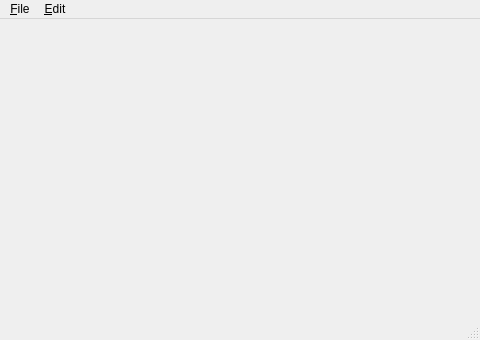
<?xml version="1.0" encoding="UTF-8"?>
<ui version="4.0">
 <class>MainWindow</class>
 <widget class="QMainWindow" name="MainWindow">
  <property name="geometry">
   <rect>
    <x>0</x>
    <y>0</y>
    <width>480</width>
    <height>340</height>
   </rect>
  </property>
  <property name="minimumSize">
   <size>
    <width>0</width>
    <height>0</height>
   </size>
  </property>
  <property name="windowTitle">
   <string>Note Pad</string>
  </property>
  <widget class="QWidget" name="centralwidget">
   <layout class="QVBoxLayout" name="verticalLayout"/>
  </widget>
  <widget class="QMenuBar" name="menubar">
   <property name="geometry">
    <rect>
     <x>0</x>
     <y>0</y>
     <width>480</width>
     <height>20</height>
    </rect>
   </property>
   <property name="defaultUp">
    <bool>false</bool>
   </property>
   <property name="nativeMenuBar">
    <bool>true</bool>
   </property>
   <widget class="QMenu" name="menu_File">
    <property name="toolTip">
     <string>testest</string>
    </property>
    <property name="tearOffEnabled">
     <bool>false</bool>
    </property>
    <property name="title">
     <string>&amp;File</string>
    </property>
    <property name="separatorsCollapsible">
     <bool>false</bool>
    </property>
    <property name="toolTipsVisible">
     <bool>false</bool>
    </property>
    <addaction name="action_New"/>
    <addaction name="action_Open"/>
    <addaction name="action_Save"/>
    <addaction name="actionSave_As"/>
    <addaction name="separator"/>
    <addaction name="action_Print"/>
    <addaction name="separator"/>
    <addaction name="action_Close"/>
   </widget>
   <widget class="QMenu" name="menu_Edit">
    <property name="title">
     <string>&amp;Edit</string>
    </property>
    <addaction name="action_Copy"/>
    <addaction name="actionCu_t"/>
    <addaction name="action_Paste"/>
    <addaction name="separator"/>
    <addaction name="action_Undo"/>
    <addaction name="action_Redo"/>
    <addaction name="separator"/>
    <addaction name="action_Font"/>
    <addaction name="action_Bold"/>
    <addaction name="action_Italic"/>
    <addaction name="action_Uderline"/>
    <addaction name="separator"/>
    <addaction name="actionAbout"/>
    <addaction name="separator"/>
   </widget>
   <addaction name="menu_File"/>
   <addaction name="menu_Edit"/>
  </widget>
  <widget class="QStatusBar" name="statusBar"/>
  <action name="action_New">
   <property name="checked">
    <bool>false</bool>
   </property>
   <property name="icon">
    <iconset resource="icon.qrc">
     <normaloff>:/File/images/new.png</normaloff>:/File/images/new.png</iconset>
   </property>
   <property name="text">
    <string>&amp;New</string>
   </property>
   <property name="iconText">
    <string>New</string>
   </property>
   <property name="statusTip">
    <string>New</string>
   </property>
   <property name="shortcut">
    <string>Ctrl+N</string>
   </property>
   <property name="menuRole">
    <enum>QAction::TextHeuristicRole</enum>
   </property>
   <property name="iconVisibleInMenu">
    <bool>true</bool>
   </property>
   <property name="priority">
    <enum>QAction::LowPriority</enum>
   </property>
  </action>
  <action name="action_Open">
   <property name="icon">
    <iconset resource="icon.qrc">
     <normaloff>:/File/images/open.png</normaloff>:/File/images/open.png</iconset>
   </property>
   <property name="text">
    <string>&amp;Open</string>
   </property>
   <property name="statusTip">
    <string>Open</string>
   </property>
   <property name="shortcut">
    <string>Ctrl+O</string>
   </property>
  </action>
  <action name="action_Save">
   <property name="icon">
    <iconset resource="icon.qrc">
     <normaloff>:/File/images/save.png</normaloff>:/File/images/save.png</iconset>
   </property>
   <property name="text">
    <string>&amp;Save</string>
   </property>
   <property name="statusTip">
    <string>Save</string>
   </property>
   <property name="shortcut">
    <string>Ctrl+S</string>
   </property>
  </action>
  <action name="actionSave_As">
   <property name="icon">
    <iconset resource="icon.qrc">
     <normaloff>:/File/images/save_as.png</normaloff>:/File/images/save_as.png</iconset>
   </property>
   <property name="text">
    <string>Save &amp;As...</string>
   </property>
   <property name="statusTip">
    <string>Save As</string>
   </property>
  </action>
  <action name="action_Close">
   <property name="icon">
    <iconset resource="icon.qrc">
     <normaloff>:/File/images/exit.png</normaloff>:/File/images/exit.png</iconset>
   </property>
   <property name="text">
    <string>&amp;Close</string>
   </property>
   <property name="statusTip">
    <string>Exit</string>
   </property>
   <property name="shortcut">
    <string>Ctrl+F4</string>
   </property>
  </action>
  <action name="actionCu_t">
   <property name="icon">
    <iconset resource="icon.qrc">
     <normaloff>:/Edit/images/cut.png</normaloff>:/Edit/images/cut.png</iconset>
   </property>
   <property name="text">
    <string>Cu&amp;t</string>
   </property>
   <property name="statusTip">
    <string>Cut</string>
   </property>
   <property name="shortcut">
    <string>Ctrl+X</string>
   </property>
  </action>
  <action name="action_Copy">
   <property name="icon">
    <iconset resource="icon.qrc">
     <normaloff>:/Edit/images/copy.png</normaloff>:/Edit/images/copy.png</iconset>
   </property>
   <property name="text">
    <string>&amp;Copy</string>
   </property>
   <property name="statusTip">
    <string>Copy</string>
   </property>
   <property name="shortcut">
    <string>Ctrl+C</string>
   </property>
  </action>
  <action name="action_Paste">
   <property name="icon">
    <iconset resource="icon.qrc">
     <normaloff>:/Edit/images/paste.png</normaloff>:/Edit/images/paste.png</iconset>
   </property>
   <property name="text">
    <string>&amp;Paste</string>
   </property>
   <property name="statusTip">
    <string>Paste</string>
   </property>
   <property name="shortcut">
    <string>Ctrl+V</string>
   </property>
  </action>
  <action name="action_Print">
   <property name="enabled">
    <bool>false</bool>
   </property>
   <property name="icon">
    <iconset resource="icon.qrc">
     <normaloff>:/File/images/print.png</normaloff>:/File/images/print.png</iconset>
   </property>
   <property name="text">
    <string>&amp;Print(P)</string>
   </property>
   <property name="statusTip">
    <string>Print</string>
   </property>
   <property name="shortcut">
    <string>Ctrl+P</string>
   </property>
  </action>
  <action name="action_Undo">
   <property name="icon">
    <iconset resource="icon.qrc">
     <normaloff>:/Edit/images/edit_undo.png</normaloff>:/Edit/images/edit_undo.png</iconset>
   </property>
   <property name="text">
    <string>Undo</string>
   </property>
   <property name="statusTip">
    <string>Undo</string>
   </property>
   <property name="shortcut">
    <string>Ctrl+Z</string>
   </property>
  </action>
  <action name="action_Redo">
   <property name="icon">
    <iconset resource="icon.qrc">
     <normaloff>:/Edit/images/edit_redo.png</normaloff>:/Edit/images/edit_redo.png</iconset>
   </property>
   <property name="text">
    <string>Redo</string>
   </property>
   <property name="statusTip">
    <string>Redo</string>
   </property>
   <property name="shortcut">
    <string>Ctrl+Y</string>
   </property>
  </action>
  <action name="action_Font">
   <property name="icon">
    <iconset resource="icon.qrc">
     <normaloff>:/Edit/images/font.png</normaloff>:/Edit/images/font.png</iconset>
   </property>
   <property name="text">
    <string>&amp;Font</string>
   </property>
   <property name="statusTip">
    <string>Font</string>
   </property>
   <property name="shortcut">
    <string>Ctrl+F</string>
   </property>
  </action>
  <action name="action_Bold">
   <property name="checkable">
    <bool>true</bool>
   </property>
   <property name="icon">
    <iconset>
     <normaloff>images/bold.png</normaloff>images/bold.png</iconset>
   </property>
   <property name="text">
    <string>&amp;Bold</string>
   </property>
   <property name="statusTip">
    <string>Bold</string>
   </property>
  </action>
  <action name="action_Italic">
   <property name="checkable">
    <bool>true</bool>
   </property>
   <property name="icon">
    <iconset resource="icon.qrc">
     <normaloff>:/Edit/images/italic.png</normaloff>:/Edit/images/italic.png</iconset>
   </property>
   <property name="text">
    <string>&amp;Italic</string>
   </property>
   <property name="statusTip">
    <string>Italic</string>
   </property>
  </action>
  <action name="action_Uderline">
   <property name="checkable">
    <bool>true</bool>
   </property>
   <property name="icon">
    <iconset resource="icon.qrc">
     <normaloff>:/Edit/images/underline.png</normaloff>:/Edit/images/underline.png</iconset>
   </property>
   <property name="text">
    <string>&amp;Uderline</string>
   </property>
   <property name="statusTip">
    <string>Uderline</string>
   </property>
  </action>
  <action name="actionAbout">
   <property name="icon">
    <iconset resource="icon.qrc">
     <normaloff>:/Edit/images/info.png</normaloff>:/Edit/images/info.png</iconset>
   </property>
   <property name="text">
    <string>About</string>
   </property>
   <property name="statusTip">
    <string>About</string>
   </property>
  </action>
 </widget>
 <resources>
  <include location="icon.qrc"/>
 </resources>
 <connections/>
</ui>
